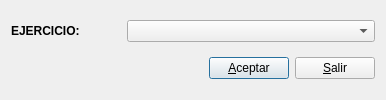
<ui version="4.0" >
 <author>José Manuel Díez Botella</author>
 <class>suprimecierre</class>
 <widget class="QDialog" name="suprimecierre" >
  <property name="geometry" >
   <rect>
    <x>0</x>
    <y>0</y>
    <width>386</width>
    <height>100</height>
   </rect>
  </property>
  <property name="windowTitle" >
   <string>Deshacer cierre de ejercicio</string>
  </property>
  <layout class="QVBoxLayout" >
   <property name="margin" >
    <number>11</number>
   </property>
   <property name="spacing" >
    <number>6</number>
   </property>
   <item>
    <layout class="QHBoxLayout" >
     <property name="margin" >
      <number>0</number>
     </property>
     <property name="spacing" >
      <number>6</number>
     </property>
     <item>
      <widget class="QLabel" name="textLabel1" >
       <property name="minimumSize" >
        <size>
         <width>110</width>
         <height>0</height>
        </size>
       </property>
       <property name="maximumSize" >
        <size>
         <width>80</width>
         <height>32767</height>
        </size>
       </property>
       <property name="frameShape" >
        <enum>QFrame::NoFrame</enum>
       </property>
       <property name="frameShadow" >
        <enum>QFrame::Plain</enum>
       </property>
       <property name="text" >
        <string>&lt;b>EJERCICIO:&lt;/b></string>
       </property>
       <property name="wordWrap" >
        <bool>false</bool>
       </property>
      </widget>
     </item>
     <item>
      <widget class="QComboBox" name="ejerciciocomboBox" />
     </item>
    </layout>
   </item>
   <item>
    <layout class="QHBoxLayout" >
     <property name="margin" >
      <number>0</number>
     </property>
     <property name="spacing" >
      <number>6</number>
     </property>
     <item>
      <spacer>
       <property name="orientation" >
        <enum>Qt::Horizontal</enum>
       </property>
       <property name="sizeType" >
        <enum>QSizePolicy::Expanding</enum>
       </property>
       <property name="sizeHint" >
        <size>
         <width>71</width>
         <height>20</height>
        </size>
       </property>
      </spacer>
     </item>
     <item>
      <widget class="QPushButton" name="aceptarpushButton" >
       <property name="text" >
        <string>&amp;Aceptar</string>
       </property>
       <property name="shortcut" >
        <string>Alt+A</string>
       </property>
      </widget>
     </item>
     <item>
      <widget class="QPushButton" name="salirpushButton" >
       <property name="text" >
        <string>&amp;Salir</string>
       </property>
       <property name="shortcut" >
        <string>Alt+S</string>
       </property>
      </widget>
     </item>
    </layout>
   </item>
  </layout>
 </widget>
 <layoutdefault spacing="6" margin="11" />
 <includes/>
 <resources/>
 <connections>
  <connection>
   <sender>salirpushButton</sender>
   <signal>clicked()</signal>
   <receiver>suprimecierre</receiver>
   <slot>reject()</slot>
   <hints>
    <hint type="sourcelabel" >
     <x>20</x>
     <y>20</y>
    </hint>
    <hint type="destinationlabel" >
     <x>20</x>
     <y>20</y>
    </hint>
   </hints>
  </connection>
 </connections>
</ui>
